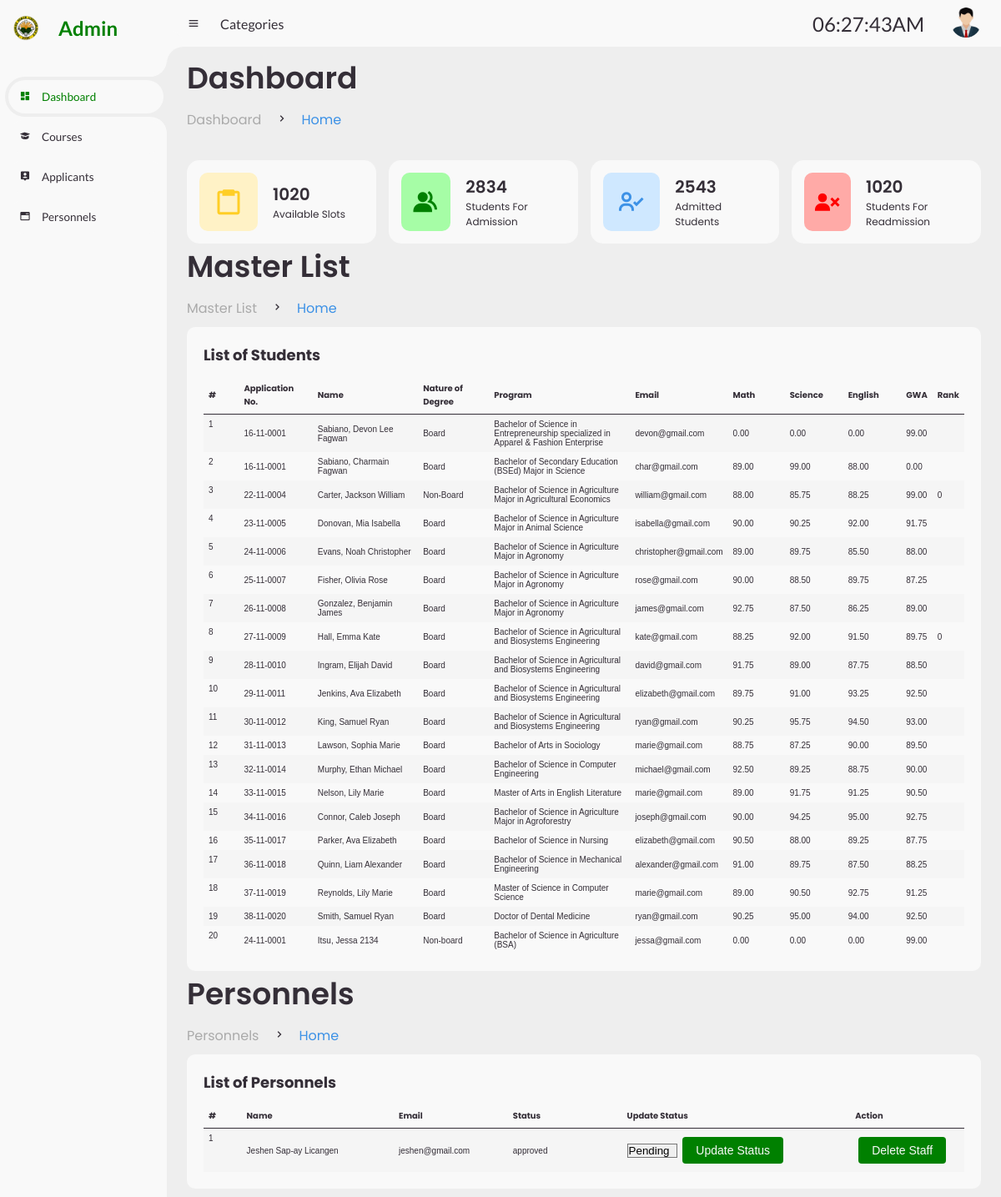
Screenshot of /backend/admin.php (signed in) with the database file from the repository.
### tables this page shows
CREATE TABLE `admission_data` (
  `id` int(11) NOT NULL,
  `id_picture` longblob NOT NULL,
  `applicant_name` varchar(50) NOT NULL,
  `gender` varchar(10) NOT NULL,
  `birthdate` date NOT NULL,
  `birthplace` varchar(100) NOT NULL,
  `age` int(11) NOT NULL,
  `civil_status` varchar(20) NOT NULL,
  `citizenship` varchar(50) NOT NULL,
  `nationality` varchar(50) NOT NULL,
  `permanent_address` varchar(50) NOT NULL,
  `zip_code` int(4) NOT NULL,
  `phone` int(13) NOT NULL,
  `facebook` varchar(255) NOT NULL,
  `email` varchar(25) NOT NULL,
  `contact_person_1` varchar(50) NOT NULL,
  `contact_person_1_mobile` int(13) NOT NULL,
  `relationship_1` varchar(10) NOT NULL,
  `contact_person_2` varchar(50) DEFAULT NULL,
  `contact_person_2_mobile` int(13) DEFAULT NULL,
  `relationship_2` varchar(10) DEFAULT NULL,
  `academic_classification` varchar(50) NOT NULL,
  `high_school_name_address` varchar(50) NOT NULL,
  `als_pept_name_address` varchar(50) NOT NULL,
  `college_name_address` varchar(50) NOT NULL,
  `lrn` varchar(12) NOT NULL,
  `degree_applied` varchar(100) NOT NULL,
  `nature_of_degree` varchar(25) NOT NULL,
  `applicant_number` varchar(20) NOT NULL,
  `application_date` date NOT NULL,
  `english_grade` decimal(5,2) DEFAULT NULL,
  `math_grade` decimal(5,2) DEFAULT NULL,
  `science_grade` decimal(5,2) DEFAULT NULL,
  `gwa_grade` decimal(5,2) DEFAULT NULL,
  `Rank` int(11) DEFAULT NULL,
  `Result` varchar(255) DEFAULT NULL
);

CREATE TABLE `users` (
  `id` int(11) NOT NULL,
  `name` varchar(255) NOT NULL,
  `email` varchar(255) NOT NULL,
  `password` varchar(255) NOT NULL,
  `userType` varchar(10) NOT NULL,
  `status` varchar(255) NOT NULL DEFAULT 'Pending',
  `Department` varchar(255) DEFAULT NULL
);

### Backend/admin.php (the view, shortened to what this page needs)
<?php
include("config.php");
function getAllStaff() {
    global $conn;
    $query = "SELECT id, name, email, userType, status FROM users WHERE userType = 'staff'";
    $result = $conn->query($query);
    return $result;
}
function getAllStudentFormData() {
    global $conn;
    $query = "SELECT id,applicant_number,degree_applied,nature_of_degree, applicant_name, email, math_grade, science_grade, english_grade, gwa_grade, rank FROM admission_data";
    $result = $conn->query($query);
    return $result;
}
$studentFormData = getAllStudentFormData();
?>
<!DOCTYPE html>
<html lang="en" dir="ltr">
<head>
    <link rel="stylesheet" href="assets\css\admin.css" />
    <link href='https://unpkg.com/boxicons@2.0.9/css/boxicons.min.css' rel='stylesheet'>
</head>
<body>
    <section id="sidebar">
        <a class="brand">
            <img class="bsulogo" src="assets/images/BSU Logo1.png" alt="BSU LOGO">
            <span class="text">Admin</span>
        </a>
        <ul class="side-menu top">
            <li class="active">
                <a href="#" id="dashboard-link">
                    <i class='bx bxs-dashboard'></i>
                    <span class="text">Dashboard</span>
                </a>
            </li>
            <li class="">
                <a href="Courses.php" id="courses-link">
                <i class='bx bxs-graduation'></i>
                    <span class="text">Courses</span>
                </a>
            </li>
            <li class="">
                <a href="#" id="master-list-link">
                    <i class='bx bxs-user-pin'></i>
                    <span class="text">Applicants</span>
                </a>
            </li>
            <li class="">
                <a href="#" id="student-result-link">
                    <i class='bx bxs-window-alt'></i>
                    <span class="text">Personnels</span>
                </a>
            </li>
        </ul>
    </section>
    <section id="content">
        <nav>
            <i class='bx bx-menu'></i>
            <a>Categories</a>
            <div id="clock">8:10:45</div>
            <a href="#" class="profile" id="profile-button">
                <img src="assets/images/human icon.png" alt="User Profile">
            </a>
        </nav>
        <main>
            <div id="dashboard-content">
                <div class="head-title">
                    <div class="left">
                        <h1>Dashboard</h1>
                        <ul class="breadcrumb">
                            <li><a href="#">Dashboard</a></li>
                            <li><i class='bx bx-chevron-right'></i></li>
                            <li><a class="active" href="staff.html">Home</a></li>
                        </ul>
                    </div>
                </div>
                <ul class="box-info">
                    <li id="available-box">
                        <i class='bx bx-clipboard'></i>
                        <span class="text">
                            <h3>1020</h3>
                            <p>Available Slots</p>
                        </span>
                    </li>
                    <li id="admission-box">
                        <i class='bx bxs-group'></i>
                        <span class="text">
                            <h3>2834</h3>
                            <p>Students For Admission</p>
                        </span>
                    </li>
                    <li id="admitted-box">
                        <i class='bx bx-user-check'></i>
                        <span class="text">
                            <h3>2543</h3>
                            <p>Admitted Students</p>
                        </span>
                    </li>
                    <li id="readmitted-box">
                        <i class='bx bxs-user-x'></i>
                        <span class="text">
                            <h3>1020</h3>
                            <p>Students For Readmission</p>
                        </span>
                    </li>
                </ul>
            </div>
            <div id="master-list-content">
                <div class="head-title">
                    <div class="left">
                        <h1>Master List</h1>
                        <ul class="breadcrumb">
                            <li><a href="#">Master List</a></li>
                            <li><i class='bx bx-chevron-right'></i></li>
                            <li><a class="active" href="staff.html">Home</a></li>
                        </ul>
                    </div>
                </div>
                <div id="master-list">
                    <div class="table-data">
                        <div class="order">
                            <div class="head">
                                <div class="dropdown-nature">
                                <h3>List of Students</h3>
                            </div>
                            </div>
                            <div id="table-container">
                            <table>
                                <colgroup>
                                    <col style="width: 5%;">
                                    <col style="width: 10%;">
                                    <col style="width: 15%;">
                                    <col style="width: 10%;">
                                    <col style="width: 20%;">
                                    <col style="width: 8%;">
                                    <col style="width: 8%;">
                                    <col style="width: 8%;">
                                    <col style="width: 8%;">
                                </colgroup>
                                <thead>
                                    <tr>
                                        <th>#</th>
                                        <th>Application No.</th>
                                        <th>Name</th>
                                        <th>Nature of Degree</th>
                                        <th>Program</th>
                                        <th>Email</th>
                                        <th>Math</th>
                                        <th>Science</th>
                                        <th>English</th>
                                        <th>GWA</th>
                                        <th>Rank</th>
                                    </tr>
                                </thead>
                                <tbody>
                                <?php
    $counter = 1;
    while ($row = $studentFormData->fetch_assoc()) {
    ?>
        <tr>
            <td><?php echo $counter++; ?></td>
            <td><?php echo $row['applicant_number']; ?></td>
            <td><?php echo $row['applicant_name']; ?></td>
            <td><?php echo $row['nature_of_degree']; ?></td>
            <td><?php echo $row['degree_applied']; ?></td>
            <td><?php echo $row['email']; ?></td>
            <td><?php echo $row['math_grade']; ?></td>
            <td><?php echo $row['science_grade']; ?></td>
            <td><?php echo $row['english_grade']; ?></td>
            <td><?php echo $row['gwa_grade']; ?></td>
            <td><?php echo $row['rank']; ?></td>
        </tr>
        <?php
    }
    ?>                      </tbody>
                            </table>
                        </div>
                    </div>
                </div>
                </div>
            </div>
            <div id="student-result-content">
                <div class="head-title">
                    <div class="left">
                        <h1>Personnels</h1>
                        <ul class="breadcrumb">
                            <li><a href="#">Personnels</a></li>
                            <li><i class='bx bx-chevron-right'></i></li>
                            <li><a class="active" href="staff.html">Home</a></li>
                        </ul>
                    </div>
                </div>
<div id="master-listpersonnel">
    <div class="table-data">
        <div class="order">
            <div class="head">
                <h3>List of Personnels</h3>
            </div>
            <div id="table-container">
                <table>
                    <colgroup>
                        <col style="width: 5%;">
                        <col style="width: 20%;">
                        <col style="width: 15%;">
                        <col style="width: 15%;">
                        <col style="width: 30%;">
                        <col style="width: 15%;">
                        <col style="width: 15%;">
                    </colgroup>
                    <thead>
                        <tr>
                            <th>#</th>
                            <th>Name</th>
                            <th>Email</th>
                            <th>Status</th>
                            <th>Update Status</th>
                            <th>Action</th>
                        </tr>
                    </thead>
                    <tbody id="stafflist">
                    <?php
    $counter = 1;
        $staffMembers = getAllStaff();
        while ($row = $staffMembers->fetch_assoc()) {
            ?>
            <tr>
                <td><?php echo $counter++; ?></td>
                <td><?php echo $row['name']; ?></td>
                <td><?php echo $row['email']; ?></td>
                <td><?php echo $row['status']; ?></td>
                <td>
                    <form method="post" action="">
                        <select name="newStatus">
                            <option value="pending">Pending</option>
                        </select>
                        <button type="submit" name="updateStatus">Update Status</button>
                    </form>
                </td>
                <td>
                    <form method="post" action="">
                        <button type="submit" name="deleteStaff">Delete Staff</button>
                    </form>
                </td>
            </tr>
            <?php
        }
        ?>
                    </tbody>
                </table>
            </div>
        </div>
    </div>
</div>
            </div>
        </main>
    </section>
</body>
</html>

### rows the page displays
admission_data: applicant_number "16-11-0001", applicant_name "Sabiano, Devon Lee Fagwan", nature_of_degree "Board", degree_applied "Bachelor of Science in Entrepreneurship specialized in Apparel & Fashion Enterprise", email "devon@gmail.com", math_grade "0.00", science_grade "0.00", english_grade "0.00", gwa_grade "99.00"
admission_data: applicant_number "16-11-0001", applicant_name "Sabiano, Charmain Fagwan", nature_of_degree "Board", degree_applied "Bachelor of Secondary Education (BSEd) Major in Science", email "char@gmail.com", math_grade "89.00", science_grade "99.00", english_grade "88.00", gwa_grade "0.00"
admission_data: applicant_number "22-11-0004", applicant_name "Carter, Jackson William", nature_of_degree "Non-Board", degree_applied "Bachelor of Science in Agriculture Major in Agricultural Economics", email "william@gmail.com", math_grade "88.00", science_grade "85.75", english_grade "88.25", gwa_grade "99.00", Rank "0"
admission_data: applicant_number "23-11-0005", applicant_name "Donovan, Mia Isabella", nature_of_degree "Board", degree_applied "Bachelor of Science in Agriculture Major in Animal Science", email "isabella@gmail.com", math_grade "90.00", science_grade "90.25", english_grade "92.00", gwa_grade "91.75"
admission_data: applicant_number "24-11-0006", applicant_name "Evans, Noah Christopher", nature_of_degree "Board", degree_applied "Bachelor of Science in Agriculture Major in Agronomy", email "christopher@gmail.com", math_grade "89.00", science_grade "89.75", english_grade "85.50", gwa_grade "88.00"
admission_data: applicant_number "25-11-0007", applicant_name "Fisher, Olivia Rose", nature_of_degree "Board", degree_applied "Bachelor of Science in Agriculture Major in Agronomy", email "rose@gmail.com", math_grade "90.00", science_grade "88.50", english_grade "89.75", gwa_grade "87.25"
admission_data: applicant_number "26-11-0008", applicant_name "Gonzalez, Benjamin James", nature_of_degree "Board", degree_applied "Bachelor of Science in Agriculture Major in Agronomy", email "james@gmail.com", math_grade "92.75", science_grade "87.50", english_grade "86.25", gwa_grade "89.00"
admission_data: applicant_number "27-11-0009", applicant_name "Hall, Emma Kate", nature_of_degree "Board", degree_applied "Bachelor of Science in Agricultural and Biosystems Engineering", email "kate@gmail.com", math_grade "88.25", science_grade "92.00", english_grade "91.50", gwa_grade "89.75", Rank "0"
admission_data: applicant_number "28-11-0010", applicant_name "Ingram, Elijah David", nature_of_degree "Board", degree_applied "Bachelor of Science in Agricultural and Biosystems Engineering", email "david@gmail.com", math_grade "91.75", science_grade "89.00", english_grade "87.75", gwa_grade "88.50"
admission_data: applicant_number "29-11-0011", applicant_name "Jenkins, Ava Elizabeth", nature_of_degree "Board", degree_applied "Bachelor of Science in Agricultural and Biosystems Engineering", email "elizabeth@gmail.com", math_grade "89.75", science_grade "91.00", english_grade "93.25", gwa_grade "92.50"
admission_data: applicant_number "30-11-0012", applicant_name "King, Samuel Ryan", nature_of_degree "Board", degree_applied "Bachelor of Science in Agricultural and Biosystems Engineering", email "ryan@gmail.com", math_grade "90.25", science_grade "95.75", english_grade "94.50", gwa_grade "93.00"
admission_data: applicant_number "31-11-0013", applicant_name "Lawson, Sophia Marie", nature_of_degree "Board", degree_applied "Bachelor of Arts in Sociology", email "marie@gmail.com", math_grade "88.75", science_grade "87.25", english_grade "90.00", gwa_grade "89.50"
admission_data: applicant_number "32-11-0014", applicant_name "Murphy, Ethan Michael", nature_of_degree "Board", degree_applied "Bachelor of Science in Computer Engineering", email "michael@gmail.com", math_grade "92.50", science_grade "89.25", english_grade "88.75", gwa_grade "90.00"
admission_data: applicant_number "33-11-0015", applicant_name "Nelson, Lily Marie", nature_of_degree "Board", degree_applied "Master of Arts in English Literature", email "marie@gmail.com", math_grade "89.00", science_grade "91.75", english_grade "91.25", gwa_grade "90.50"
admission_data: applicant_number "34-11-0016", applicant_name "Connor, Caleb Joseph", nature_of_degree "Board", degree_applied "Bachelor of Science in Agriculture Major in Agroforestry", email "joseph@gmail.com", math_grade "90.00", science_grade "94.25", english_grade "95.00", gwa_grade "92.75"
admission_data: applicant_number "35-11-0017", applicant_name "Parker, Ava Elizabeth", nature_of_degree "Board", degree_applied "Bachelor of Science in Nursing", email "elizabeth@gmail.com", math_grade "90.50", science_grade "88.00", english_grade "89.25", gwa_grade "87.75"
admission_data: applicant_number "36-11-0018", applicant_name "Quinn, Liam Alexander", nature_of_degree "Board", degree_applied "Bachelor of Science in Mechanical Engineering", email "alexander@gmail.com", math_grade "91.00", science_grade "89.75", english_grade "87.50", gwa_grade "88.25"
admission_data: applicant_number "37-11-0019", applicant_name "Reynolds, Lily Marie", nature_of_degree "Board", degree_applied "Master of Science in Computer Science", email "marie@gmail.com", math_grade "89.00", science_grade "90.50", english_grade "92.75", gwa_grade "91.25"
admission_data: applicant_number "38-11-0020", applicant_name "Smith, Samuel Ryan", nature_of_degree "Board", degree_applied "Doctor of Dental Medicine", email "ryan@gmail.com", math_grade "90.25", science_grade "95.00", english_grade "94.00", gwa_grade "92.50"
admission_data: applicant_number "24-11-0001", applicant_name "Itsu, Jessa 2134", nature_of_degree "Non-board", degree_applied "Bachelor of Science in Agriculture (BSA)", email "jessa@gmail.com", math_grade "0.00", science_grade "0.00", english_grade "0.00", gwa_grade "99.00"
users: name "Jeshen Sap-ay Licangen", email "jeshen@gmail.com", status "approved"
